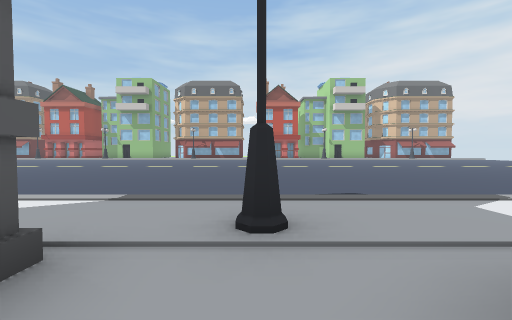
[1] (above)

20 first-person views from a walk through a Unity game level. The camera is 1.3 m above the floor, tilts 2° down and sees 90° across. The floor is counted in squares, 2 m on a side. Each view is taken from the middle of a square. On the plan, view 1 faces up. The plan holds only what a view shows up to about 9 squares ahead; the rest is blank. The place goes on beyond the plan. The player is left out.

[2]
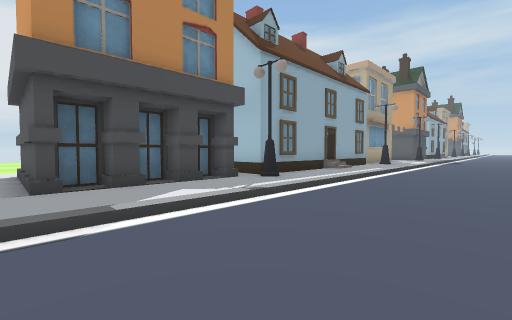

[3]
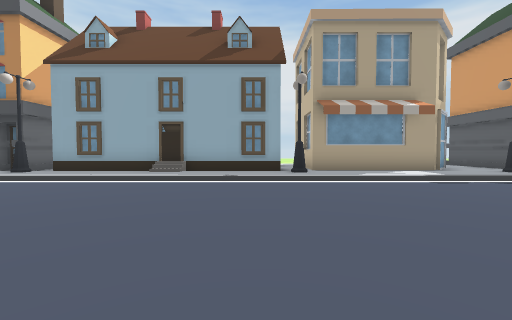

[4]
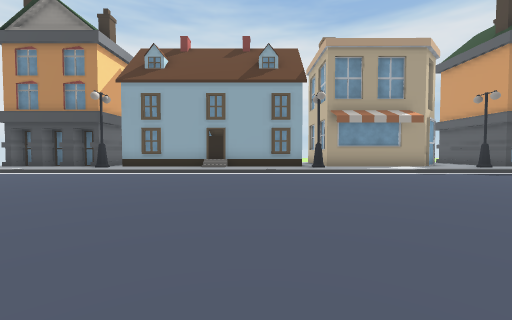

[5]
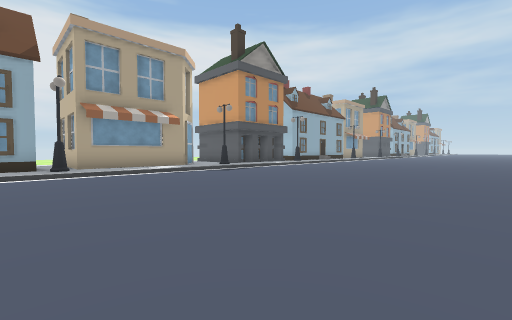

[6]
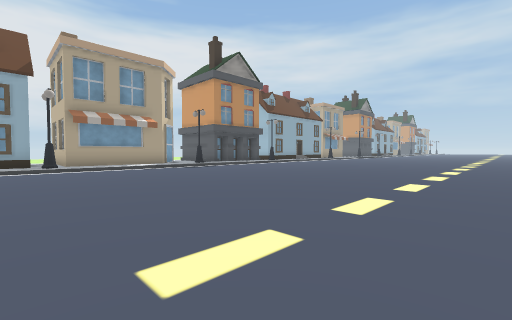

[7]
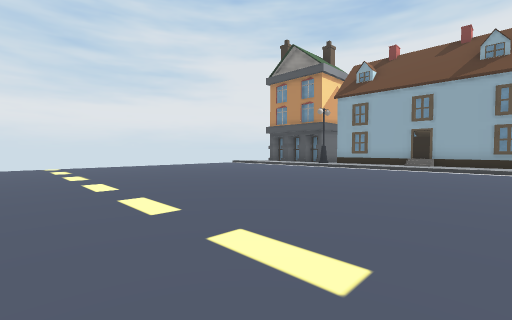

[8]
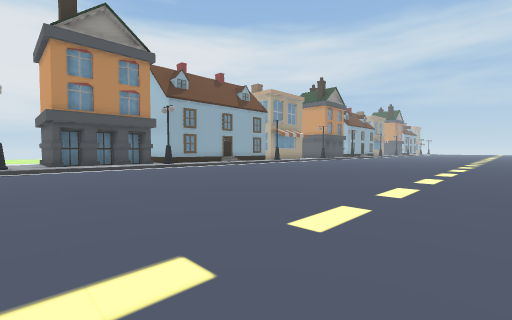

[9]
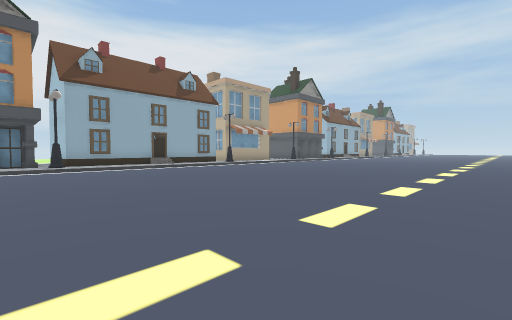

[10]
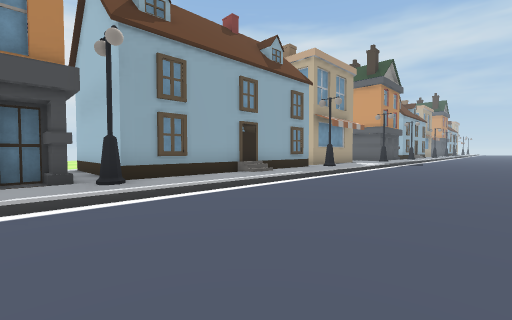

[11]
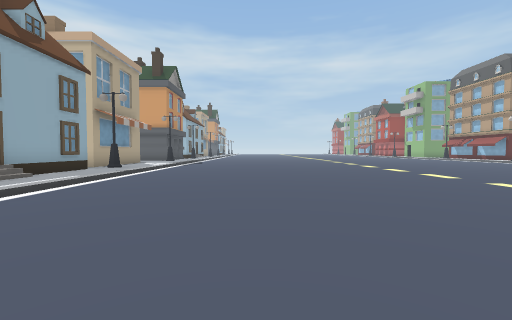

[12]
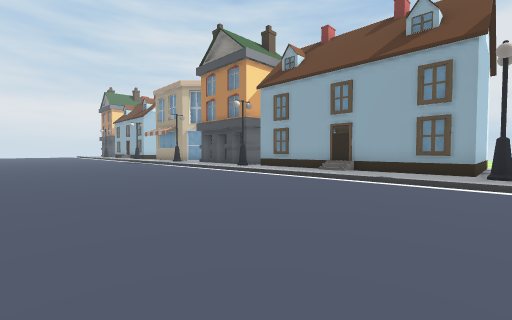

[13]
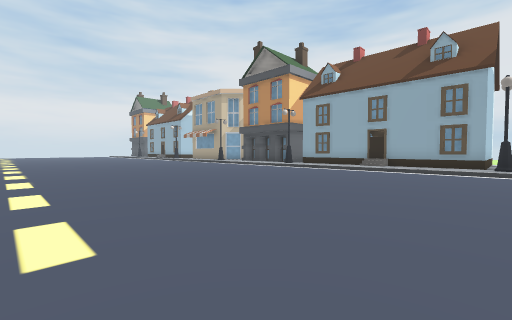

[14]
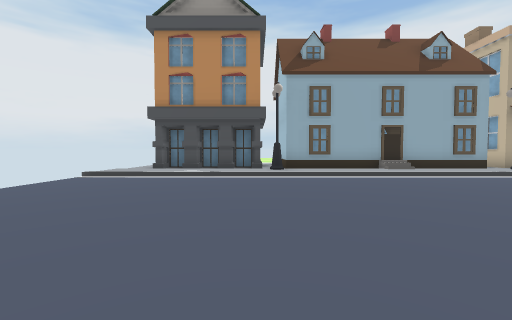

[15]
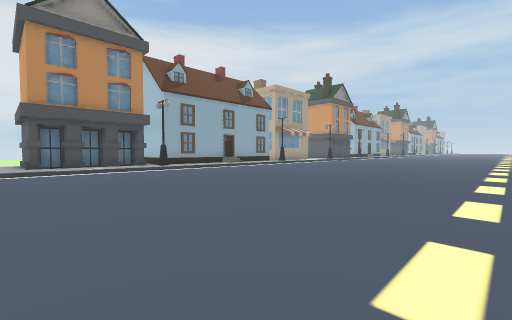

[16]
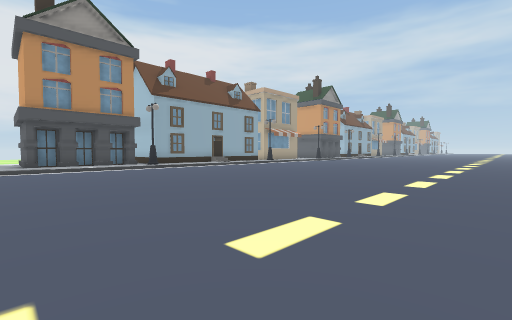

[17]
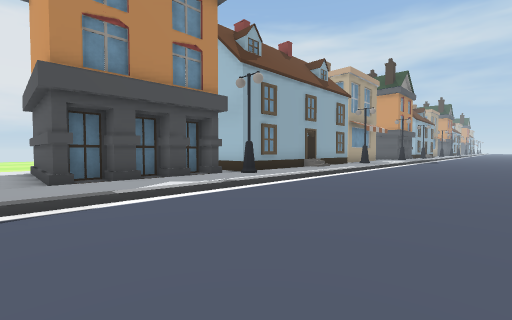

[18]
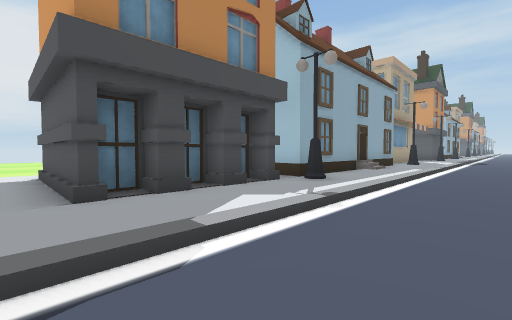

[19]
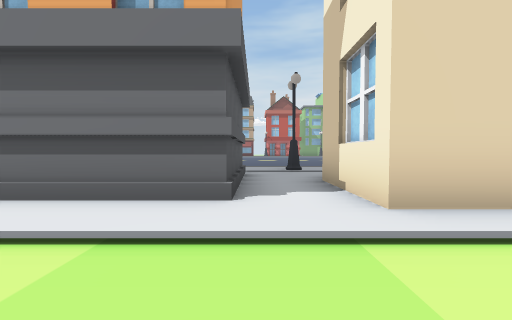

[20]
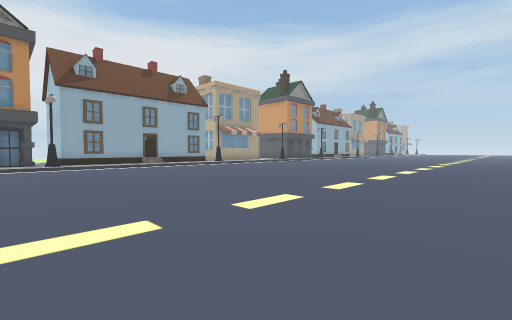

### Floor plan
Key: @ floor where view 1 was taken; # wall or solid block; . main floor; - floor 0.25 m lower than the main floor; / step, stairs or slope; S streetlight; B building.
Columns run from 13 left of view 1 to 18 right of it. Each row starts with its distance up from view 1.
 15 ..
 14 ..........
 13 ................................
 12 ................................
 11 ................................
 10 ................................
  9 ................................
  8 ................................
  7 ................................
  6 ................................
  5 ................................
  4 ................................
  3 ..../...........................
  2 S.../...S....S.....S......S.....
  1 .B######B###...############B##B.
  0 .##    #B   .@##  #.      #####.
 -1  #     #B   ..#               #.
 -2  #     #B###..#               #.
 -3           .....               ..
 -4            ---
 -5             -                 --
 -6                               --
 -7                               --

Positions as (right, up) in squares from view 1, and headings:
1: (0, 0), facing up
2: (-1, 6), facing down-left
3: (7, 9), facing down
4: (8, 11), facing down
5: (7, 11), facing down-left
6: (7, 13), facing down-left
7: (7, 13), facing down-right
8: (0, 13), facing down-left
9: (-4, 13), facing down-left
10: (-4, 7), facing down-left
11: (-4, 7), facing left
12: (-13, 9), facing down-right
13: (-13, 12), facing down-right
14: (14, 10), facing down
15: (18, 12), facing down-left
16: (18, 13), facing down-left
17: (18, 7), facing down-left
18: (18, 5), facing down-left
19: (-1, -5), facing up
20: (-4, 14), facing down-left
